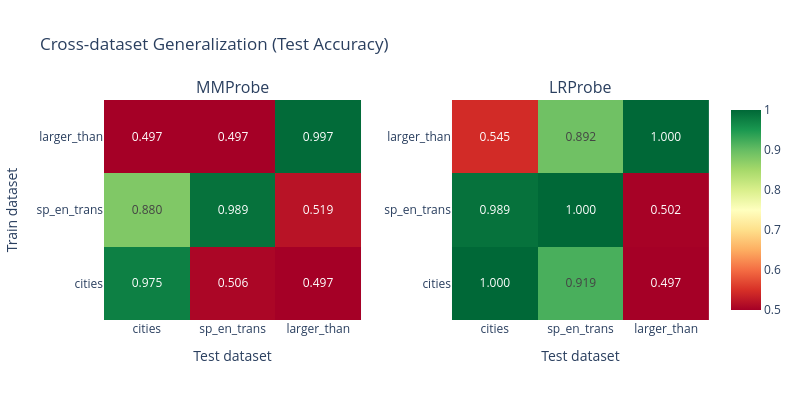

Notebook code cell kept with this figure:
### Markdown cell above
### Exercise - cross-dataset generalization matrix

> ```yaml
> Difficulty: 🔴🔴🔴⚪⚪
> Importance: 🔵🔵🔵🔵🔵
> 
> You should spend up to 15-20 minutes on this exercise.
> Cross-dataset generalization is the real test of whether your probe has found a universal truth direction.
> ```

Train MM and LR probes on each of the 3 curated datasets and evaluate each probe on all 3 datasets, producing 3×3 accuracy matrices. If the model has a unified truth direction, off-diagonal entries should be high. The Geometry of Truth paper reports strong cross-generalization for LR probes at 13B scale, and even stronger at 70B:

> *"The LR probes transfer almost perfectly: probes trained on any one of our three datasets achieve near-ceiling accuracy on the other two."*

Do your results agree? You should also compute pairwise cosine similarities between probe directions trained on different datasets to check whether they point in a similar direction.

### Code cell
def compute_generalization_matrix(
    train_acts: dict[str, Float[Tensor, "n d"]],
    train_labels: dict[str, Float[Tensor, " n"]],
    test_acts: dict[str, Float[Tensor, "n d"]],
    test_labels: dict[str, Float[Tensor, " n"]],
    dataset_names: list[str],
    probe_cls: type,
) -> Float[Tensor, "n_datasets n_datasets"]:
    """
    Compute a generalization matrix: entry (i, j) is the test accuracy of a probe trained on dataset i
    and evaluated on dataset j.

    Args:
        train_acts, train_labels: Training data per dataset.
        test_acts, test_labels: Test data per dataset.
        dataset_names: Names of datasets (determines matrix ordering).
        probe_cls: Probe class to use (MMProbe or LRProbe), must have from_data and pred methods.

    Returns:
        Tensor of shape [n_datasets, n_datasets] with accuracy values.
    """
    log_probes = {}
    for i in dataset_names:
        log_probes[i] = probe_cls.from_data(train_acts[i], train_labels[i], device="cpu")
    res = []
    for i in dataset_names:
        train_preds = t.tensor([t.sum((train_labels[i] == lr_probe.pred(train_acts[i])))/train_labels[i].shape[0] for layer, lr_probe in log_probes.items()])
        res.append(train_preds)
    return t.stack(res, dim = 0)



mm_matrix = compute_generalization_matrix(train_acts, train_labels, test_acts, test_labels, DATASET_NAMES, MMProbe)
lr_matrix = compute_generalization_matrix(train_acts, train_labels, test_acts, test_labels, DATASET_NAMES, LRProbe)

assert mm_matrix.shape == (3, 3), f"Wrong shape: {mm_matrix.shape}"
assert (mm_matrix.diag() > 0.6).all(), "In-distribution accuracy should be at least 60%"

# Heatmap visualization
fig = make_subplots(rows=1, cols=2, subplot_titles=["MMProbe", "LRProbe"], horizontal_spacing=0.15)

for idx, (matrix, name) in enumerate([(mm_matrix, "MM"), (lr_matrix, "LR")]):
    text_vals = [[f"{matrix[i, j]:.3f}" for j in range(len(DATASET_NAMES))] for i in range(len(DATASET_NAMES))]
    fig.add_trace(
        go.Heatmap(
            z=matrix.numpy(),
            x=DATASET_NAMES,
            y=DATASET_NAMES,
            text=text_vals,
            texttemplate="%{text}",
            colorscale="RdYlGn",
            zmin=0.5,
            zmax=1.0,
            showscale=(idx == 1),
        ),
        row=1,
        col=idx + 1,
    )
    fig.update_yaxes(title_text="Train dataset" if idx == 0 else "", row=1, col=idx + 1)
    fig.update_xaxes(title_text="Test dataset", row=1, col=idx + 1)

fig.update_layout(title="Cross-dataset Generalization (Test Accuracy)", height=400, width=800)
fig.show()

# Cosine similarity between probe directions
mm_directions = {name: MMProbe.from_data(train_acts[name], train_labels[name]).direction for name in DATASET_NAMES}
lr_directions = {name: LRProbe.from_data(train_acts[name], train_labels[name]).direction for name in DATASET_NAMES}

print("\nPairwise cosine similarity between probe directions:")
for probe_name, directions in [("MM", mm_directions), ("LR", lr_directions)]:
    print(f"\n  {probe_name}Probe:")
    for i, n1 in enumerate(DATASET_NAMES):
        for j, n2 in enumerate(DATASET_NAMES):
            if j > i:
                d1 = directions[n1] / directions[n1].norm()
                d2 = directions[n2] / directions[n2].norm()
                print(f"    {n1} vs {n2}: {(d1 @ d2).item():.4f}")

### Figure 1 — Plotly figure (JSON) as saved in the notebook; plotly's stock layout.template omitted (floating-point values rounded to 4 significant figures)
{"data": [{"colorscale": [[0, "rgb(165,0,38)"], [0.1, "rgb(215,48,39)"], [0.2, "rgb(244,109,67)"], [0.3, "rgb(253,174,97)"], [0.4, "rgb(254,224,139)"], [0.5, "rgb(255,255,191)"], [0.6, "rgb(217,239,139)"], [0.7, "rgb(166,217,106)"], [0.8, "rgb(102,189,99)"], [0.9, "rgb(26,152,80)"], [1, "rgb(0,104,55)"]], "showscale": false, "text": [["0.975", "0.506", "0.497"], ["0.880", "0.989", "0.519"], ["0.497", "0.497", "0.997"]], "texttemplate": "%{text}", "type": "heatmap", "x": ["cities", "sp_en_trans", "larger_than"], "xaxis": "x", "y": ["cities", "sp_en_trans", "larger_than"], "yaxis": "y", "z": [[0.9749, 0.5059, 0.4975], [0.8799, 0.9894, 0.5194], [0.4975, 0.4975, 0.9968]], "zmax": 1, "zmin": 0.5}, {"colorscale": [[0, "rgb(165,0,38)"], [0.1, "rgb(215,48,39)"], [0.2, "rgb(244,109,67)"], [0.3, "rgb(253,174,97)"], [0.4, "rgb(254,224,139)"], [0.5, "rgb(255,255,191)"], [0.6, "rgb(217,239,139)"], [0.7, "rgb(166,217,106)"], [0.8, "rgb(102,189,99)"], [0.9, "rgb(26,152,80)"], [1, "rgb(0,104,55)"]], "showscale": true, "text": [["1.000", "0.919", "0.497"], ["0.989", "1.000", "0.502"], ["0.545", "0.892", "1.000"]], "texttemplate": "%{text}", "type": "heatmap", "x": ["cities", "sp_en_trans", "larger_than"], "xaxis": "x2", "y": ["cities", "sp_en_trans", "larger_than"], "yaxis": "y2", "z": [[1.0, 0.9189, 0.4975], [0.9894, 1.0, 0.5018], [0.5448, 0.892, 1.0]], "zmax": 1, "zmin": 0.5}], "layout": {"annotations": [{"font": {"size": 16}, "showarrow": false, "text": "MMProbe", "x": 0.2125, "xanchor": "center", "xref": "paper", "y": 1, "yanchor": "bottom", "yref": "paper"}, {"font": {"size": 16}, "showarrow": false, "text": "LRProbe", "x": 0.7875, "xanchor": "center", "xref": "paper", "y": 1, "yanchor": "bottom", "yref": "paper"}], "height": 400, "title": {"text": "Cross-dataset Generalization (Test Accuracy)"}, "width": 800, "xaxis": {"anchor": "y", "domain": [0, 0.425], "title": {"text": "Test dataset"}}, "xaxis2": {"anchor": "y2", "domain": [0.575, 1], "title": {"text": "Test dataset"}}, "yaxis": {"anchor": "x", "domain": [0, 1], "title": {"text": "Train dataset"}}, "yaxis2": {"anchor": "x2", "domain": [0, 1], "title": {"text": ""}}}}
